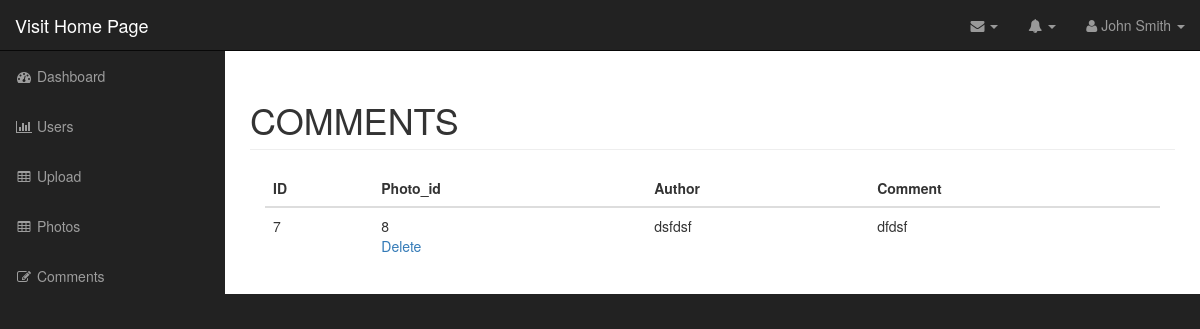
Page /admin/comments.php (signed in) on the committed database.
### tables this page shows
CREATE TABLE `comments` (
  `id` int(11) NOT NULL,
  `photo_id` int(11) NOT NULL,
  `author` varchar(255) NOT NULL,
  `body` text NOT NULL
);

### admin/includes/database.php (called while the page is built, shortened)
<?php
class Database {
    public $connection;
    public function open_db_connection(){
        $this->connection = new mysqli(DB_HOST,DB_USER,DB_PASS, DB_NAME);
    }
    public function query($sql){
        $result = $this->connection->query($sql);
        return $result;
    }
}
$database = new Database();
?>

### admin/includes/db_object.php (called while the page is built, shortened)
<?php
class Db_object {
    protected static $db_table = "users";
    public static function find_all(){
        return static::find_by_query("SELECT * FROM " .static::$db_table . " ");
    }
    public static function find_by_query($sql){
        global $database;
        $result_set = $database->query($sql);
        $the_object_array = array();
        while ($row = mysqli_fetch_array($result_set)){
            $the_object_array[] = static::instantion($row);
        }
        return $the_object_array;
    }
    public static function instantion($the_record){
        $the_object = new $calling_class;
        foreach ($the_record as $the_attribute => $value){
            if($the_object->has_the_attribute($the_attribute)){
                $the_object->$the_attribute = $value;
            }
        }
        return $the_object;
    }
    private function has_the_attribute($the_attribute){
        $object_properties = get_object_vars($this);
        return array_key_exists($the_attribute, $object_properties);
    }
}
?>

### admin/comments.php (the view, shortened to what this page needs)
<?php include("includes/header.php"); ?>
<?php
$comments = Comment::find_all();
?>
    <nav class="navbar navbar-inverse navbar-fixed-top" role="navigation">
        <?php include ("includes/top_nav.php");?>
        <?php include ("includes/side_nav.php");?>
    </nav>
    <div id="page-wrapper">
        <div class="container-fluid">
            <div class="row">
                <div class="col-lg-12">
                    <h1 class="page-header">
                       COMMENTS
                    </h1>
                    <div class="col-md-12">
                        <table class="table table-hover">
                            <thead>
                            <tr>
                                <th>ID</th>
                                <th>Photo_id</th>
                                <th>Author</th>
                                <th>Comment</th>
                            </tr>
                            </thead>
                            <tbody>
                            <?php foreach ($comments as $comment) :?>
                                <tr>
                                    <td><?php echo $comment->id; ?></td>
                                    <td><?php echo $comment->photo_id; ?>
                                        <div class="action_links">
                                            <a class="delete_link" href="delete_comment.php?id=<?php echo $comment->id; ?>">Delete</a>
                                        </div>
                                    </td>
                                    <td><?php echo $comment->author; ?></td>
                                    <td><?php echo $comment->body; ?></td>
                                </tr>
                            <?php endforeach; ?>
                            </tbody>
                        </table>
                    </div>
                </div>
            </div>
        </div>
    </div>
<?php include("includes/footer.php"); ?>

### admin/css/sb-admin.css (style rules this page uses)
body { margin-top: 100px; background-color: #222; }
@media (min-width:768px) { body { margin-top: 50px; } }
#page-wrapper { width: 100%; padding: 0; background-color: #fff; }
@media (min-width:768px) { #page-wrapper { padding: 10px; } }

### rows in the picture
comments: id "7", photo "8", author "dsfdsf", body "dfdsf"
